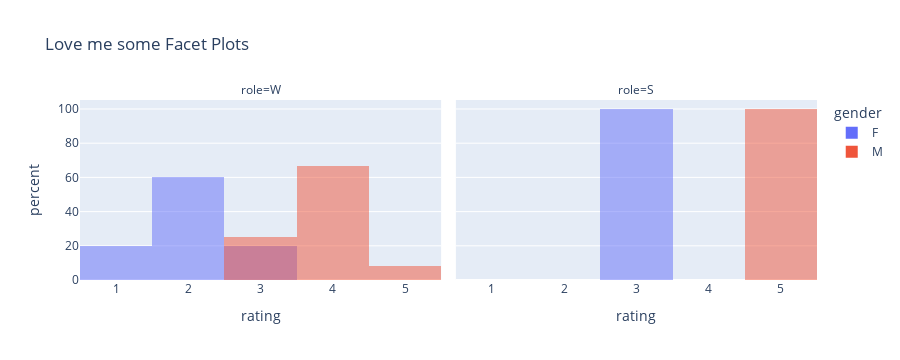

The notebook cell this image was saved under:
### Markdown cell above
This tells a different story than our first histogram. Let's visualise this data...

### Code cell
fig = px.histogram(df['FairWorkPlace'],color=df["Gender"], barmode="overlay",histnorm='percent',facet_col=df["Role"],
                   labels = {"value":"rating","color":"gender","facet_col":"role"},
                   title = "Love me some Facet Plots")
fig.show()

### Figure 1 — Plotly figure (JSON) as saved in the notebook; plotly's stock layout.template omitted (floating-point values rounded to 4 significant figures)
{"data": [{"alignmentgroup": "True", "bingroup": "x", "histnorm": "percent", "hovertemplate": "gender=F<br>role=W<br>rating=%{x}<br>percent=%{y}<extra></extra>", "legendgroup": "F", "marker": {"color": "#636efa", "opacity": 0.5, "pattern": {"shape": ""}}, "name": "F", "offsetgroup": "F", "orientation": "v", "showlegend": true, "type": "histogram", "x": [3, 2, 2, 1, 2], "xaxis": "x", "yaxis": "y"}, {"alignmentgroup": "True", "bingroup": "x", "histnorm": "percent", "hovertemplate": "gender=F<br>role=S<br>rating=%{x}<br>percent=%{y}<extra></extra>", "legendgroup": "F", "marker": {"color": "#636efa", "opacity": 0.5, "pattern": {"shape": ""}}, "name": "F", "offsetgroup": "F", "orientation": "v", "showlegend": false, "type": "histogram", "x": [3], "xaxis": "x2", "yaxis": "y2"}, {"alignmentgroup": "True", "bingroup": "x", "histnorm": "percent", "hovertemplate": "gender=M<br>role=W<br>rating=%{x}<br>percent=%{y}<extra></extra>", "legendgroup": "M", "marker": {"color": "#EF553B", "opacity": 0.5, "pattern": {"shape": ""}}, "name": "M", "offsetgroup": "M", "orientation": "v", "showlegend": true, "type": "histogram", "x": [3, 4, 4, 4, 4, 3, 4, 3, 4, 4, 5, 4], "xaxis": "x", "yaxis": "y"}, {"alignmentgroup": "True", "bingroup": "x", "histnorm": "percent", "hovertemplate": "gender=M<br>role=S<br>rating=%{x}<br>percent=%{y}<extra></extra>", "legendgroup": "M", "marker": {"color": "#EF553B", "opacity": 0.5, "pattern": {"shape": ""}}, "name": "M", "offsetgroup": "M", "orientation": "v", "showlegend": false, "type": "histogram", "x": [5, 5], "xaxis": "x2", "yaxis": "y2"}], "layout": {"annotations": [{"font": {}, "showarrow": false, "text": "role=W", "x": 0.245, "xanchor": "center", "xref": "paper", "y": 1, "yanchor": "bottom", "yref": "paper"}, {"font": {}, "showarrow": false, "text": "role=S", "x": 0.755, "xanchor": "center", "xref": "paper", "y": 1, "yanchor": "bottom", "yref": "paper"}], "barmode": "overlay", "height": 360, "legend": {"title": {"text": "gender"}, "tracegroupgap": 0}, "title": {"text": "Love me some Facet Plots"}, "xaxis": {"anchor": "y", "autorange": true, "domain": [0, 0.49], "range": [0.5, 5.5], "title": {"text": "rating"}, "type": "linear"}, "xaxis2": {"anchor": "y2", "autorange": true, "domain": [0.51, 1], "matches": "x", "range": [0.5, 5.5], "title": {"text": "rating"}, "type": "linear"}, "yaxis": {"anchor": "x", "autorange": true, "domain": [0, 1], "range": [0, 105.3], "title": {"text": "percent"}}, "yaxis2": {"anchor": "x2", "autorange": true, "domain": [0, 1], "matches": "y", "range": [0, 105.3], "showticklabels": false}}}
